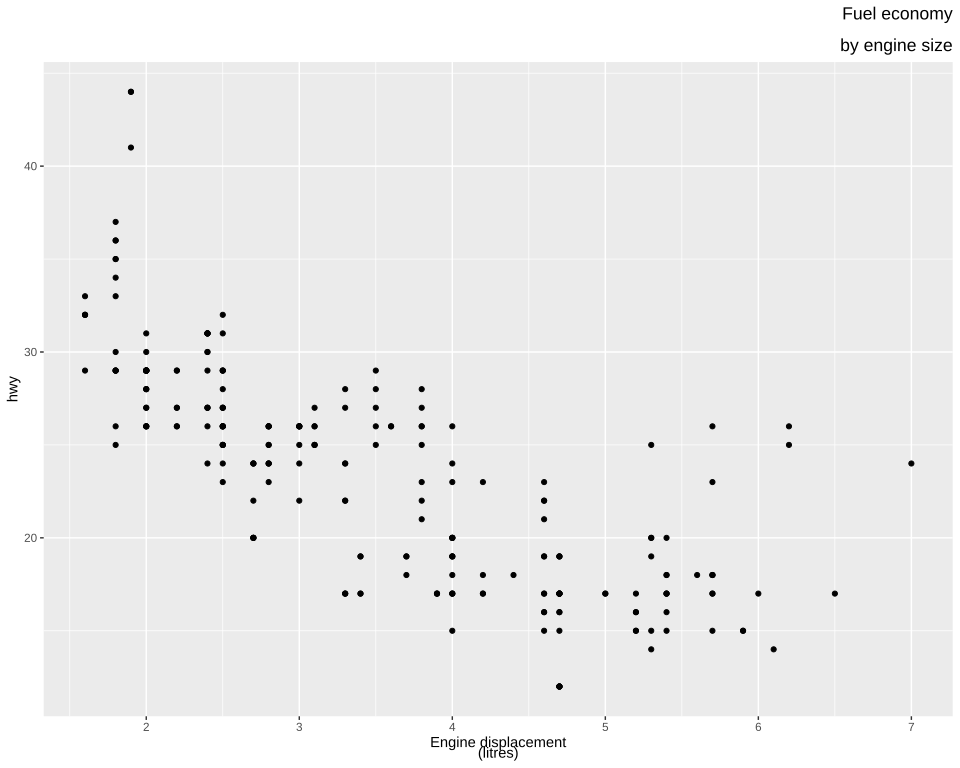

Recreate this plot in R.
# The plot test/golden/theme_text_lineheight.svg draws, drawn by ggplot2 itself, as ggplot2's own
# visual tests draw their snapshots: the independent check on that golden whenever it changes. The
# suite never runs this; it needs R, ggplot2 and vdiffr, saved as the Docker image
# giggly-r:ggplot2-4.0.3. From the repository's root:
#
#   docker run --rm -v "$PWD/test/golden":/golden:ro giggly-r:ggplot2-4.0.3 \
#     Rscript /golden/theme_text_lineheight.R > theme_text_lineheight.ggplot2.svg
#
# and compare the two drawings element by element, as test/golden/point.R describes.
#
# mpg's highway mileage against engine size under a two-line title, its lines 1.5 times
# theme_gray()'s spacing apart and right-aligned, and a two-line x title, its lines 0.6 apart.
#
# First checked with ggplot2 4.0.3 and vdiffr 1.0.9: every element and clip path matches, and the
# one departure is test/golden/point.R's, the x axis drawn before the y.

library(ggplot2)

plot <- ggplot(mpg, aes(displ, hwy)) +
  geom_point() +
  labs(title = "Fuel economy\nby engine size", x = "Engine displacement\n(litres)") +
  theme_gray() +
  theme(
    plot.title = element_text(lineheight = 1.5, hjust = 1),
    axis.title.x = element_text(lineheight = 0.6)
  )

file <- tempfile(fileext = ".svg")
vdiffr::write_svg(plot, file)
cat(readLines(file), sep = "\n")
